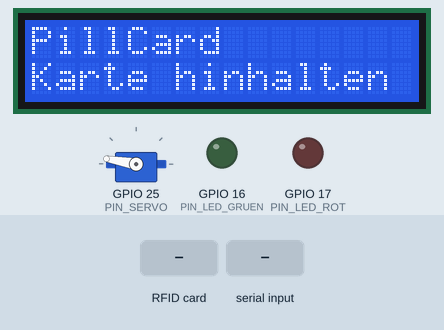
Recording of a sketch running on a simulated ESP32. On the bench: servo, 16×2 character LCD, output pins drawn as LEDs (lit = HIGH). Inputs (shaded band) come from the test bench. EEPROM starts erased; servo pulses on a pin are drawn as a servo (544–2400 µs = 0–180°); what the sketch prints to the serial monitor is not drawn.

Above: at 11.7 s.
11.8 s: RFID card 5E 7A 19 C4 held to the reader
At 13.1 s:
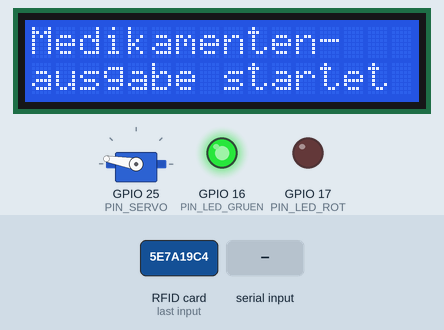
16.8 s: "t\n" received over Serial
At 19.3 s:
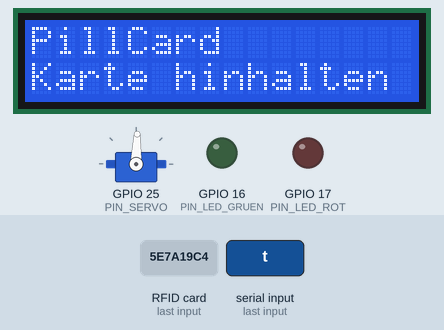
19.8 s: "30,150\n" received over Serial
At 20.7 s:
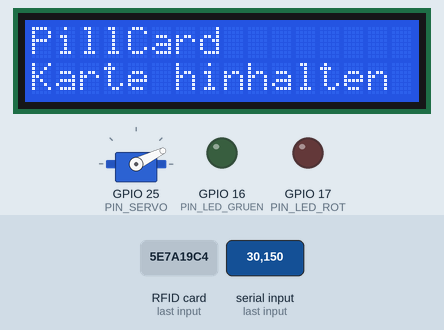
21.7 s: "5\n" received over Serial
At 22.4 s:
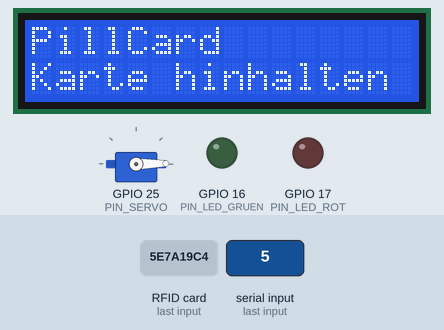
23.2 s: "200\n" received over Serial
At 24.3 s:
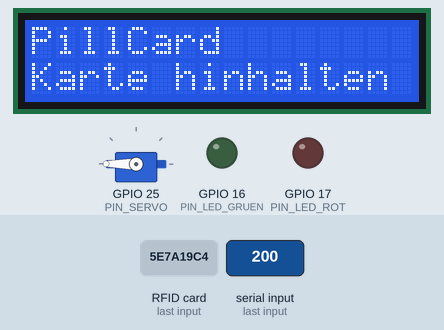
24.7 s: "k\n" received over Serial
At 25.6 s:
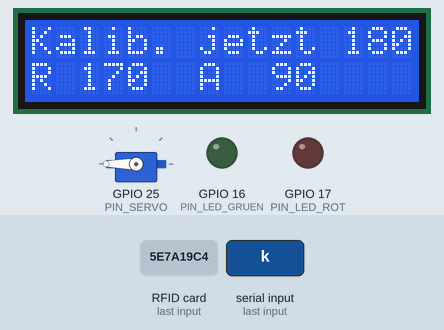
Timing chart, 0 to 27.3 s (numbered marks = the images above; inputs shaded):
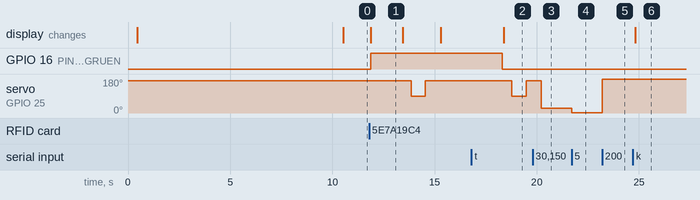

Measured:
- after the input at 11.8 s, GPIO 16 (PIN_LED_GRUEN): LOW → HIGH after 0.08 s; servo on GPIO 25 (PIN_SERVO): 170° → 88° after 2.0 s, → 170° 0.70 s later; the display: changes after 0.08 s (image 1)
- after the input at 16.8 s, servo on GPIO 25 (PIN_SERVO): 170° → 88° after 2.0 s, → 170° 0.70 s later
- after the input at 19.8 s, servo on GPIO 25 (PIN_SERVO): 170° → 26° after 0.41 s
- after the input at 21.7 s, servo on GPIO 25 (PIN_SERVO): 26° → 1° at once
- after the input at 23.2 s, servo on GPIO 25 (PIN_SERVO): 1° → 180° at once
- after the input at 24.7 s, the display: changes after 0.11 s (image 6)
- what the display in image 1 shows lasts 1.5 s, from 11.9 s to 13.4 s

The sketch:

Kammer1_RFID.ino
```cpp
// PillCard Kammer-1-Test mit Karte für die Arduino IDE (ESP32).
// Beim Start erst Kalibrierung über den Seriellen Monitor, danach: Karte hinhalten -> Servo Kammer 1 gibt aus.
//
// Arduino IDE: Board "ESP32 Dev Module", Serieller Monitor auf 115200 Baud.
// Bibliothek nötig: "MFRC522" von GithubCommunity (Bibliotheksverwalter, NICHT "MFRC522v2").
// LiquidCrystal und Preferences sind beim ESP32 schon dabei.
//
// Befehle (eintippen + Enter), funktionieren JEDERZEIT, auch nach dem Start:
//   0-180  Servo auf diesen Winkel fahren
//   + / -  Servo 2 Grad weiter / zurück   (+10 / -10 = 10 Grad)
//   r      aktuellen Winkel als Ruheposition speichern
//   a      aktuellen Winkel als Ausgabeposition speichern
//   t      Testausgabe: Ruhe -> Ausgabe -> Ruhe
//   w      Wackeltest: 3x zwischen Ruhe und Ausgabe hin und her
//   s      Kalibrierung beenden, auf Karte warten
//   k      Kalibrierung wieder öffnen
//   ?      Befehle und gespeicherte Winkel anzeigen
// Tippt ihr nach dem Start 10 Sekunden nichts, wartet das Programm auf die Karte.
// Die Winkel bleiben im ESP32 gespeichert, auch ohne Strom.
//
// Verkabelung (wie docs/Schaltplan_ESP32.svg):
//   RFID:   SDA->IO5  SCK->IO18  MOSI->IO23  MISO->IO19  RST->IO4  3.3V->3V3  GND->GND
//   LCD:    RS->IO22  E->IO21  D4->IO32  D5->IO33  D6->IO14  D7->IO15  R/W->GND
//   Servo:  orange->IO25  rot->5V-Schiene  braun->GND-Schiene
//   LEDs:   grün->IO16, rot->IO17 (je über 100 Ohm)
//   GND des ESP32 muss an die GND-Schiene!
#include <SPI.h>
#include <MFRC522.h>
#include <LiquidCrystal.h>
#include <Preferences.h>

// RFID
const uint8_t PIN_RFID_SS  = 5;
const uint8_t PIN_RFID_RST = 4;

// Display
const uint8_t PIN_LCD_RS = 22, PIN_LCD_E = 21;
const uint8_t PIN_LCD_D4 = 32, PIN_LCD_D5 = 33, PIN_LCD_D6 = 14, PIN_LCD_D7 = 15;

// Servo und LEDs
const uint8_t PIN_SERVO     = 25;
const uint8_t PIN_LED_GRUEN = 16;
const uint8_t PIN_LED_ROT   = 17;

const unsigned long KALIBRIER_WARTEZEIT = 10000;  // ms ohne Eingabe, dann Autostart

MFRC522 rfid(PIN_RFID_SS, PIN_RFID_RST);
LiquidCrystal lcd(PIN_LCD_RS, PIN_LCD_E, PIN_LCD_D4, PIN_LCD_D5, PIN_LCD_D6, PIN_LCD_D7);
Preferences speicher;

int winkelRuhe    = 170; // Startwerte, bis etwas gespeichert ist (neue 3D-Version: andere Seite)
int winkelAusgabe = 90;
int winkelAktuell = 10;
bool imKalibrieren = false;
String eingabe = "";
unsigned long letztesZeichen = 0;

/** Schreibt zwei Zeilen aufs Display (je max. 16 Zeichen, keine Umlaute). */
void anzeigen(const char* zeile1, const char* zeile2) {
  lcd.begin(16, 2);  // jedes Mal neu einrichten, falls das Display später Strom bekommen hat
  lcd.clear();
  lcd.setCursor(0, 0);
  lcd.print(zeile1);
  lcd.setCursor(0, 1);
  lcd.print(zeile2);
}

/** Zeigt in der Kalibrierung den aktuellen Winkel und die gespeicherten Werte auf dem Display. */
void kalibrierAnzeige() {
  char zeile1[17], zeile2[17];
  snprintf(zeile1, sizeof(zeile1), "Kalib. jetzt %3d", winkelAktuell);
  snprintf(zeile2, sizeof(zeile2), "R %3d  A %3d", winkelRuhe, winkelAusgabe);
  anzeigen(zeile1, zeile2);
}

/** Stellt den Servo auf einen Winkel zwischen 0 und 180 Grad. */
void servoWinkel(int grad) {
  grad = constrain(grad, 0, 180);
  winkelAktuell = grad;
  uint32_t mikros = map(grad, 0, 180, 500, 2400);  // SG90: ca. 0.5 ms bis 2.4 ms
  uint32_t duty = mikros * 65535UL / 20000UL;      // 50 Hz, 16 Bit: 20000 µs = 65535 Schritte
#if ESP_ARDUINO_VERSION_MAJOR >= 3
  ledcWrite(PIN_SERVO, duty);
#else
  ledcWrite(0, duty);
#endif
  Serial.printf("Servo Kammer 1 -> %d Grad\n", grad);
  if (imKalibrieren) kalibrierAnzeige();
}

/** Fährt einmal Ruhe -> Ausgabe -> Ruhe. */
void ausfahren() {
  servoWinkel(winkelRuhe);
  delay(400);
  servoWinkel(winkelAusgabe);
  delay(700);
  servoWinkel(winkelRuhe);
  delay(700);
}

/** Liest eine Zeile aus dem Seriellen Monitor; klappt mit und ohne Zeilenende. "" = noch nichts fertig. */
String zeileLesen() {
  while (Serial.available()) {
    char c = Serial.read();
    letztesZeichen = millis();
    if (c == '\n' || c == '\r') {
      String fertig = eingabe;
      fertig.trim();
      eingabe = "";
      if (fertig.length() > 0) return fertig;
    } else {
      eingabe += c;
    }
  }
  // Ohne Zeilenende (Einstellung "Kein Zeilenende"): nach 300 ms Pause gilt die Eingabe als fertig
  if (eingabe.length() > 0 && millis() - letztesZeichen > 300) {
    String fertig = eingabe;
    fertig.trim();
    eingabe = "";
    return fertig;
  }
  return "";
}

/** Zeigt die Befehle und die gespeicherten Winkel. */
void hilfe() {
  Serial.println();
  Serial.println("=== Kalibrierung Kammer 1 ===");
  Serial.printf("Jetzt %d Grad. Gespeichert: Ruhe %d Grad, Ausgabe %d Grad\n",
                winkelAktuell, winkelRuhe, winkelAusgabe);
  Serial.println("0-180 = Winkel anfahren   + / - = 2 Grad weiter/zurueck (+10 = 10 Grad)");
  Serial.println("r = als Ruhe speichern   a = als Ausgabe speichern");
  Serial.println("t = Testausgabe   w = Wackeltest   s = auf Karte warten   k = Kalibrierung   ? = Hilfe");
}

/** Führt einen Befehl aus der Konsole aus; gibt true zurück, wenn die Kalibrierung enden soll. */
bool befehlAusfuehren(String befehl) {
  Serial.printf("> %s\n", befehl.c_str());

  if (isDigit(befehl[0])) {
    servoWinkel(befehl.toInt());
  } else if (befehl[0] == '+' || befehl[0] == '-') {
    // "+" / "-" allein = 2 Grad, "+10" / "-10" = so viele Grad
    int schritt = befehl.length() > 1 ? befehl.substring(1).toInt() : 2;
    servoWinkel(winkelAktuell + (befehl[0] == '+' ? schritt : -schritt));
  } else if (befehl == "r") {
    winkelRuhe = winkelAktuell;
    speicher.putInt("ruhe", winkelRuhe);
    Serial.printf("Ruheposition gespeichert: %d Grad (Servo bleibt stehen, weiter mit Zahl, +, - oder t)\n", winkelRuhe);
    if (imKalibrieren) kalibrierAnzeige();
  } else if (befehl == "a") {
    winkelAusgabe = winkelAktuell;
    speicher.putInt("ausgabe", winkelAusgabe);
    Serial.printf("Ausgabeposition gespeichert: %d Grad (Servo bleibt stehen, weiter mit Zahl, +, - oder t)\n", winkelAusgabe);
    if (imKalibrieren) kalibrierAnzeige();
  } else if (befehl == "t") {
    Serial.println("Testausgabe ...");
    ausfahren();
  } else if (befehl == "w") {
    Serial.println("Wackeltest ...");
    for (uint8_t i = 0; i < 3; i++) ausfahren();
  } else if (befehl == "s") {
    return true;
  } else {
    hilfe();
  }
  return false;
}

/** Kalibrierphase: bleibt offen, bis 's' kommt oder nach dem Start 10 s lang nichts eingetippt wurde. */
void kalibrieren(bool mitAutostart) {
  imKalibrieren = true;
  hilfe();
  if (mitAutostart) Serial.printf("Ohne Eingabe geht es in %lu Sekunden weiter.\n", KALIBRIER_WARTEZEIT / 1000);
  kalibrierAnzeige();
  unsigned long start = millis();
  bool benutzt = false;

  while (true) {
    // Autostart nur, solange noch niemand etwas eingetippt hat
    if (mitAutostart && !benutzt && millis() - start > KALIBRIER_WARTEZEIT) {
      Serial.println("Keine Eingabe, warte auf Karte. Befehle gehen trotzdem weiter, k = Kalibrierung.");
      break;
    }
    String befehl = zeileLesen();
    if (befehl == "") continue;
    benutzt = true;
    if (befehlAusfuehren(befehl)) break;
  }

  imKalibrieren = false;
  servoWinkel(winkelRuhe);
}

/** Wartebildschirm: Display fordert zum Hinhalten der Karte auf. */
void bereit() {
  digitalWrite(PIN_LED_GRUEN, LOW);
  digitalWrite(PIN_LED_ROT, LOW);
  anzeigen("PillCard", "Karte hinhalten");
  Serial.println("Bereit, warte auf Karte ...");
}

/** Ablauf nach dem Hinhalten: Meldung, grüne LED, Servo einmal ausfahren, Hinweis zum Entnehmen. */
void ausgabe() {
  Serial.print("Karte erkannt, UID:");
  for (uint8_t i = 0; i < rfid.uid.size; i++) Serial.printf(" %02X", rfid.uid.uidByte[i]);
  Serial.println();

  anzeigen("Medikamenten-", "ausgabe startet");
  digitalWrite(PIN_LED_GRUEN, HIGH);
  delay(1500);

  anzeigen("Kammer 1", "gibt aus ...");
  ausfahren();

  anzeigen("Fertig!", "Bitte entnehmen");
  delay(3000);
  bereit();
}

void setup() {
  // Gespeicherte Winkel laden und Servo sofort in Ruhe, damit er beim Einschalten kaum zuckt
  speicher.begin("pillcard", false);
  winkelRuhe    = speicher.getInt("ruhe", winkelRuhe);
  winkelAusgabe = speicher.getInt("ausgabe", winkelAusgabe);
#if ESP_ARDUINO_VERSION_MAJOR >= 3
  ledcAttach(PIN_SERVO, 50, 16);
#else
  ledcSetup(0, 50, 16);
  ledcAttachPin(PIN_SERVO, 0);
#endif

  Serial.begin(115200);
  servoWinkel(winkelRuhe);
  delay(300);

  pinMode(PIN_LED_GRUEN, OUTPUT);
  pinMode(PIN_LED_ROT, OUTPUT);

  SPI.begin();  // ESP32-Standardpins: SCK 18, MISO 19, MOSI 23
  rfid.PCD_Init();
  Serial.println("=== PillCard Kammer 1 mit Karte ===");
  Serial.print("RFID-Leser: ");
  rfid.PCD_DumpVersionToSerial();  // bei uns 0x18, das ist ok

  kalibrieren(true);
  bereit();
}

void loop() {
  // Alle Servo-Befehle gehen auch im Betrieb, k öffnet die Kalibrierung wieder
  String befehl = zeileLesen();
  if (befehl == "k") {
    kalibrieren(false);
    bereit();
  } else if (befehl != "") {
    befehlAusfuehren(befehl);
  }

  if (!rfid.PICC_IsNewCardPresent() || !rfid.PICC_ReadCardSerial()) return;
  ausgabe();

  // Karte abmelden: erst nach erneutem Hinhalten gibt es die nächste Ausgabe
  rfid.PICC_HaltA();
  rfid.PCD_StopCrypto1();
}
```
